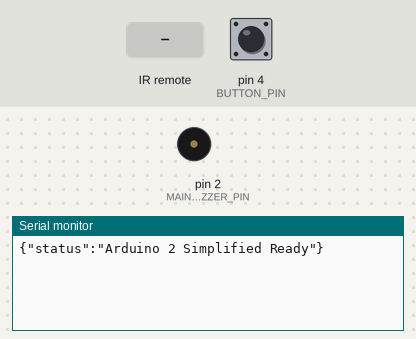
Simulated run of this sketch. Board: Arduino Uno, built with avr-gcc and run on an emulated ATmega328P. Shown: buzzer (waves = sounding, pin HIGH), the last lines printed to the serial monitor. Inputs (shaded band) come from the test bench; at power-on: pin 4 (BUTTON_PIN) HIGH.

Above: at 1.2 s.
1.3 s: pin 4 (BUTTON_PIN) pulled LOW for 0.15 s
At 2.4 s:
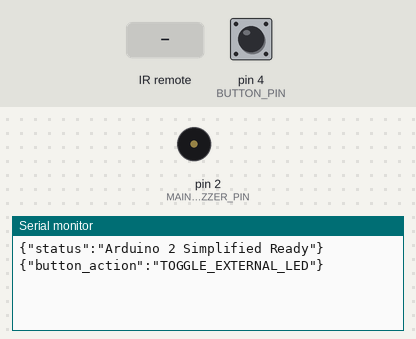
2.9 s: infrared code 0xBA45FF00 received
At 4.1 s:
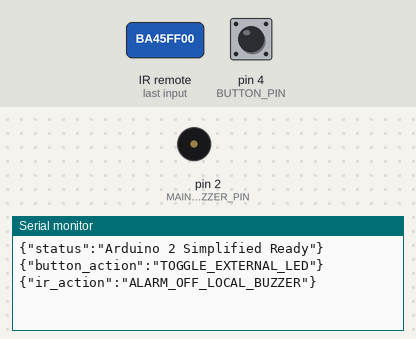
4.4 s: infrared code 0xE718FF00 received
At 5.3 s:
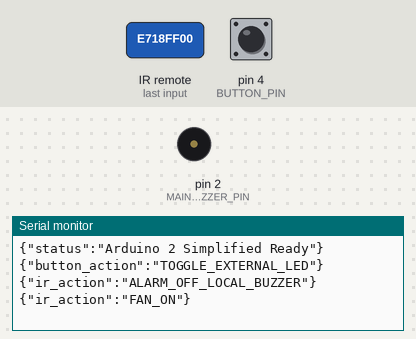
5.9 s: infrared code 0xA15EFF00 received
At 6.4 s:
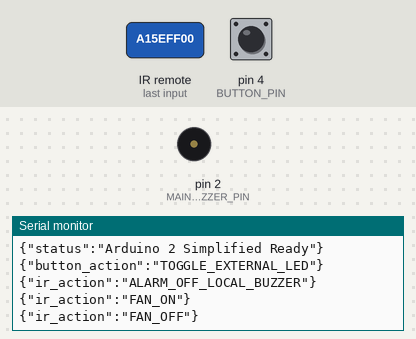

Measured:
- after the input at 1.3 s, the serial monitor: prints a new line after 0.05 s (image 1)
- after the input at 2.9 s, the serial monitor: prints a new line at once (image 2)
- after the input at 4.4 s, the serial monitor: prints a new line at once (image 3)
- after the input at 5.9 s, the serial monitor: prints a new line at once (image 4)

The sketch:

Arduino2.ino
```cpp
#include <IRremote.hpp>

#define IR_RECEIVE_PIN 8
#define BUTTON_PIN 4
#define MAIN_BUZZER_PIN 2

const unsigned long IR_CODE_ALARM_OFF = 3125149440; // off btn

const unsigned long IR_CODE_FAN_ON = 3877175040; // 2 btn
const unsigned long IR_CODE_FAN_OFF = 2707357440; // 3 btn

const unsigned long IR_CODE_WINDOW_ON = 4144561920; // 4 btn
const unsigned long IR_CODE_WINDOW_OFF = 3810328320; // 5 btn

int lastSteadyButtonState = HIGH;
int currentButtonReading = HIGH;
unsigned long lastButtonDebounceTime = 0;
unsigned long debounceDelay = 50;

void setup() {
  Serial.begin(9600);
  while (!Serial && millis() < 2000);

  pinMode(BUTTON_PIN, INPUT_PULLUP);
  pinMode(MAIN_BUZZER_PIN, OUTPUT);

  IrReceiver.begin(IR_RECEIVE_PIN, ENABLE_LED_FEEDBACK);
  Serial.println("{\"status\":\"Arduino 2 Simplified Ready\"}");
}

void loop() {
  int newButtonReading = digitalRead(BUTTON_PIN);

  if (newButtonReading != lastSteadyButtonState)
  {
    lastButtonDebounceTime = millis();
  }

  if ((millis() - lastButtonDebounceTime) > debounceDelay) {
    if (newButtonReading != currentButtonReading)
    {
      currentButtonReading = newButtonReading;
      if (currentButtonReading == LOW)
      {
        Serial.println("{\"button_action\":\"TOGGLE_EXTERNAL_LED\"}");
      }
    }
  }
  lastSteadyButtonState = newButtonReading;

  if (IrReceiver.decode()) {
    unsigned long receivedIRCode = IrReceiver.decodedIRData.decodedRawData;
    if (receivedIRCode != 0 && !(IrReceiver.decodedIRData.flags & IRDATA_FLAGS_IS_REPEAT))
    {
      if (receivedIRCode == IR_CODE_ALARM_OFF) {
        Serial.println("{\"ir_action\":\"ALARM_OFF_LOCAL_BUZZER\"}");
      }
      if (receivedIRCode == IR_CODE_FAN_ON)
      {
        Serial.println("{\"ir_action\":\"FAN_ON\"}");
      }
      if (receivedIRCode == IR_CODE_FAN_OFF)
      {
        Serial.println("{\"ir_action\":\"FAN_OFF\"}");
      }
       if (receivedIRCode == IR_CODE_WINDOW_ON)
      {
        Serial.println("{\"ir_action\":\"WINDOW_OPEN\"}");
      }
       if (receivedIRCode == IR_CODE_WINDOW_OFF)
      {
        Serial.println("{\"ir_action\":\"WINDOW_CLOSED\"}");
      }
    }
    IrReceiver.resume();
  }

  if (Serial.available() > 0)
  {
    String command = Serial.readStringUntil('\n');
    command.trim();

    if (command.startsWith("BUZZER:"))
    {
      String state = command.substring(7); // length of passed in buzzer
      if (state == "ON")
      {
        digitalWrite(MAIN_BUZZER_PIN, HIGH);
      }
      else if (state == "OFF")
      {
        digitalWrite(MAIN_BUZZER_PIN, LOW);
      }
      else if (state == "BEEP2000")
      {
        digitalWrite(MAIN_BUZZER_PIN, HIGH);
        delay(10000);
        digitalWrite(MAIN_BUZZER_PIN, LOW);
      }
    }
  delay(100);
  }
}
```
